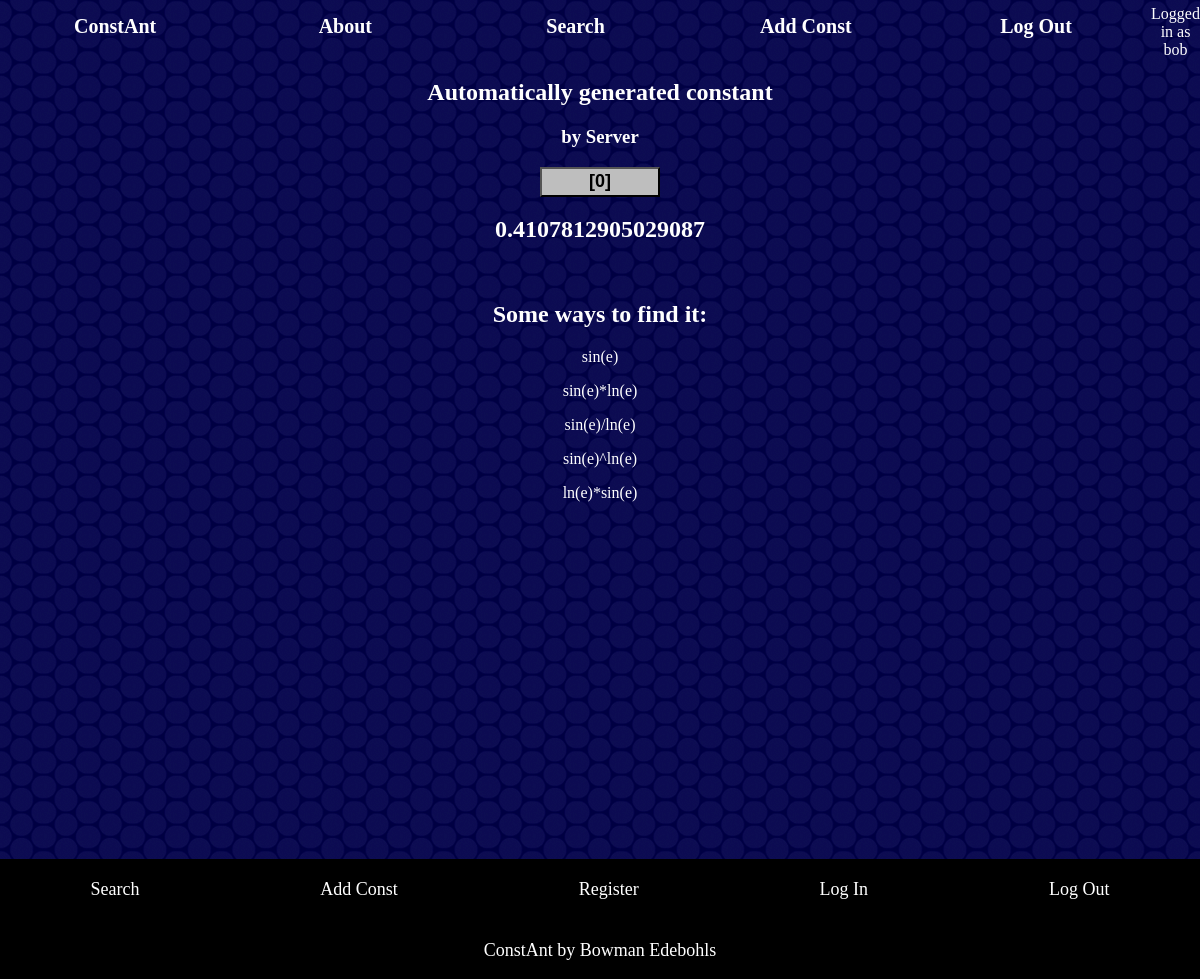
Screenshot of /viewconst/2 (signed in) with the database file from the repository.
### confind.py (models this page shows, shortened)
class users(db.Model):
    _id = db.Column(db.Integer, primary_key=True)
    name = db.Column(db.String(255))
    pw = db.Column(db.String(255))
    email = db.Column(db.String(255))
    notes = db.Column(db.Text)
    isadmin = db.Column(db.Boolean()) # currently unused
    isbanned = db.Column(db.Boolean()) # currently unused
    isverified = db.Column(db.Boolean()) # currently unused
    creationdate = db.Column(DateTime) # currently unused
    voted = db.relationship(
        'constvotes',
        foreign_keys='constvotes.userid',
        backref='users',
        lazy='dynamic'
        )
    def has_upvoted_post(self, const: consts) -> None:
        return constvotes.query.filter(constvotes.userid == self._id, constvotes.constid == const._id).count() > 0

class consts(db.Model):
    _id = db.Column(db.Integer, primary_key=True)
    num = db.Column(db.Float)
    shortnum = db.Column(db.String) # for display purposes only :)
    ref = db.Column(db.String(255))
    name = db.Column(db.String(255))
    creator = db.Column(db.Integer)
    notes = db.Column(db.Text)
    date = db.Column(DateTime)
    votes = db.relationship('constvotes', backref='post', lazy='dynamic')

class solves(db.Model):
    _id = db.Column(db.Integer, primary_key=True)
    fid = db.Column(db.Integer) # id of const its attached to
    sol = db.Column(db.String(255)) # equation
    date = db.Column(DateTime, default=datetime.now())

### main.py (the view)
@app.route("/viewconst/<int:id>", methods=['POST', 'GET'])
def viewconst(id: int):
    result = confind.confind(whatid=id)
    if not result:
        flash('No constant with that ID exists!', 'usererror')
        return redirect(request.referrer)
    soldata = confind.solfind(id)
    traits = confind.traitfind(id)
    if not traits:
        print("notrait")
    for trait in traits:
        print(trait.traitname)
    return render_template('viewconst.html', result = result, soldata = soldata, traits = traits)

### confind.py (called while the page is built)
def find_user(userid: int) -> users:
    user = users.query.filter_by(_id = userid).first()
    if user == None:
        return None
    return user

def solfind(whatid:int) -> list[solves]:
    results = solves.query.filter_by(fid = whatid).order_by(func.length(solves.sol)).all()
    return results

def traitfind(whatid: int) -> list[traits]:
    traitlist = traits.query.filter_by(fid=whatid).all()
    return traitlist

### main.py (called while the page is built)
@app.context_processor
def inject_user():
    if 'user' in session:
        return dict(
            user = confind.find_user(session['user'])
            )
    else:
        return dict(
            user = confind.find_user(1)
            ) # null user

### templates/viewconst.html (shortened to what this page needs)
{% extends "base.html" %}
{% block body %}
<body>
    <div style="text-align: center">
        <h2>{{ result.name }}</h2>
        <h3>by {{ result.creator }}</h3>
        {% include 'votebase.html' %}
        <br>
        <h2>{{ result.num }}</h2>
        <br>
        <h2>Some ways to find it:</h2>
        {% for solve in soldata %}
            <p>{{ solve.sol }}</p>
        {% endfor %}
        <br>
        <br>
        <br>
    </div>
</body>
{% endblock %}

### templates/base.html (shortened to what this page needs)
<header style="text-align: center;">
    <link rel="stylesheet" type="text/css" href="../static/styles.css" />
    <div class="navbar">
        <div class="pageoption">
            <a href="/">ConstAnt</a>
        </div>
        <div class="pageoption">
            <a href="/about">About</a>
        </div>
        <div class="pageoption">
            <a href="/">Search</a>
        </div>
        <div class="pageoption">
            <a href="/newconst">Add Const</a>
        </div>
        {% if "user" in session %}
        <div class="pageoption">
            <a href="/logout">Log Out</a>
        </div>
        <span style="font-size: medium;">Logged in as {{ user.name }} </span>
        {% endif %}
    </div>
</header>
<main>
    {% block body %}{% endblock %}
</main>
<footer>
    <div class="lvlone">
        <div class="spread"><a href="/">Search</a></div>
        <div class="spread"><a href="newconst">Add Const</a></div>
        <div class="spread"><a href="register">Register</a></div>
        <div class="spread"><a href="login">Log In</a></div>
        <div class="spread"><a href="logout">Log Out</a></div>
    </div>
    <div class="spread"><a href="https://www.bowmanedebohls.com">ConstAnt by Bowman Edebohls</a></div>
</footer>

### static/styles.css (style rules this page uses)
body { font-family: Latexy; color: white; background-color: #141414; background-image: url('images/circlesbg.webp'); min-height: 100vh; margin: 0; }
a { text-decoration: none; color:inherit; }
.navbar { background-color: transparent; color: #ffffff; width: 100%; display: flex; justify-content: space-evenly; padding-top: 5px; }
.navbar .pageoption { position: relative; height: 25px; width: 100%; margin: 10px; font-size: 20px; font-weight: bolder; border-radius: 0px; border-width: 4px; border-color:rgb(4, 136, 213); }
.navbar a { position: absolute; top: 0; left: 0; width: 100%; height: 100%; z-index: 1; }
body { display: flex; flex-direction: column; }
main { min-height: 100vh; }
footer { height: 80px; background-color: black; text-align: center; padding-top: 20px; padding-bottom: 20px; width: 100%; flex:1; }
footer .lvlone { display: flex; justify-content:space-around; padding-bottom: 40px; }
footer .spread { display: block; font-size: 18px; color: white; }

### rows the page displays
users: name "bob"
consts: name "Automatically generated constant", creator "Server", num "0.4107812905029087"
solves: sol "sin(e)"
solves: sol "sin(e)*ln(e)"
solves: sol "sin(e)/ln(e)"
solves: sol "sin(e)^ln(e)"
solves: sol "ln(e)*sin(e)"

### other values shown
{{ result.votes.count() }} "0"
